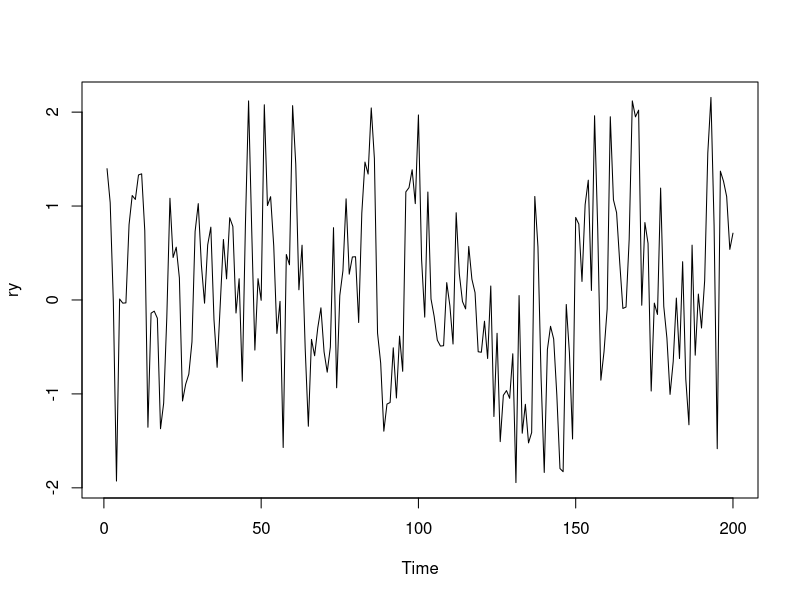
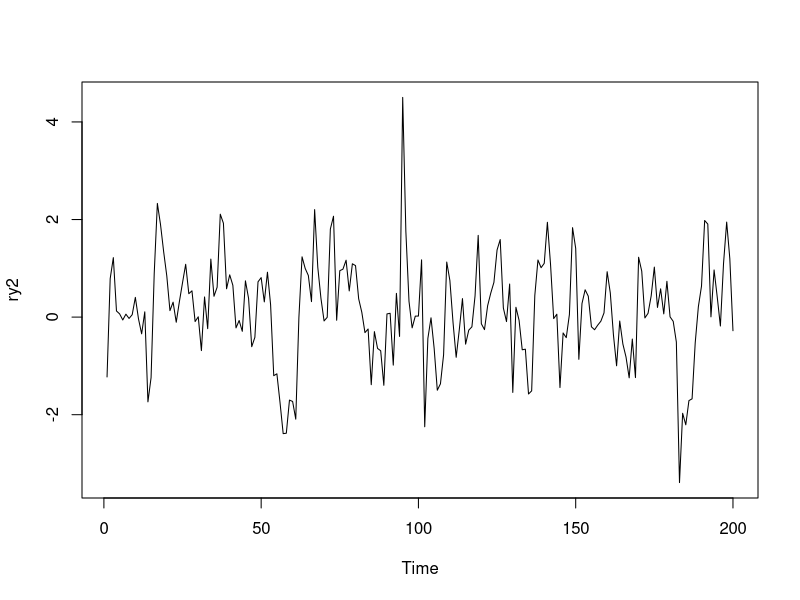
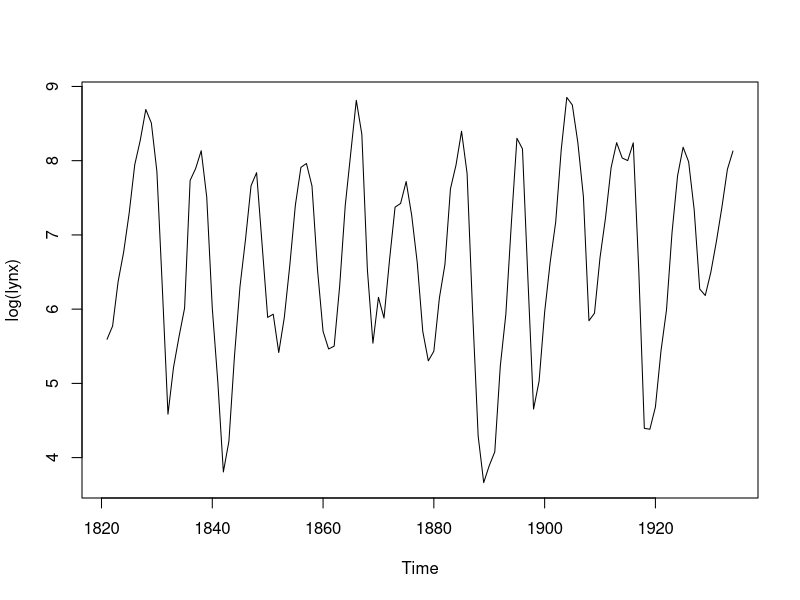
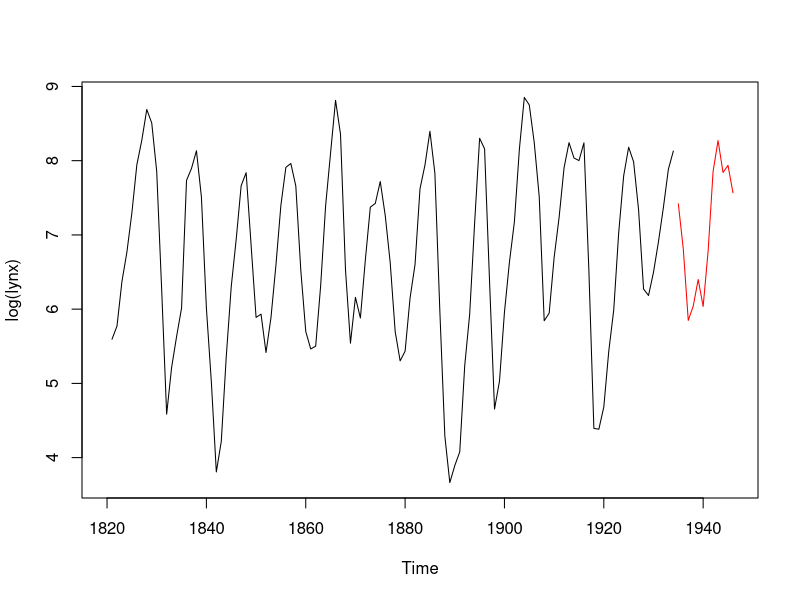
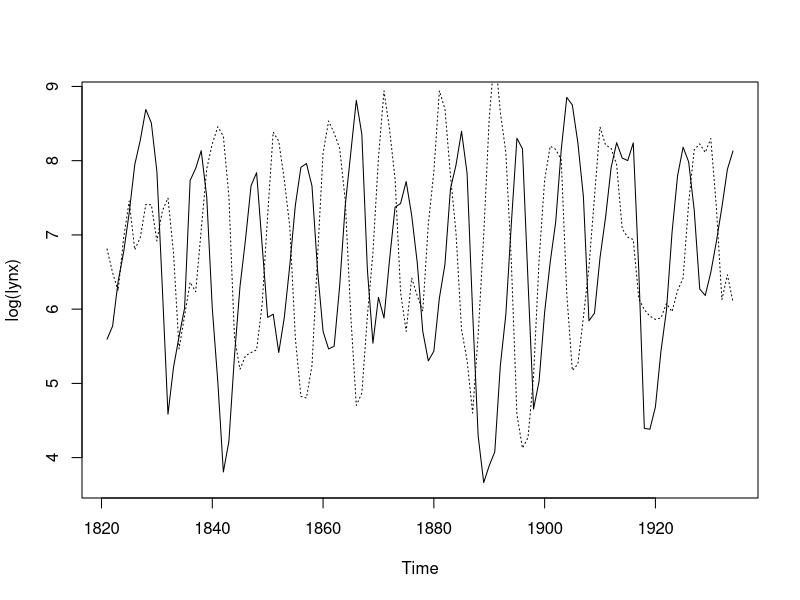
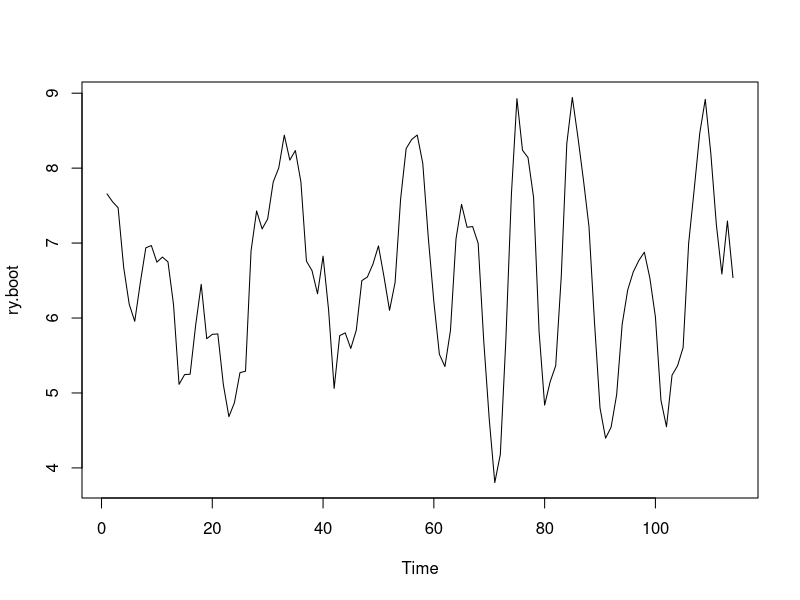
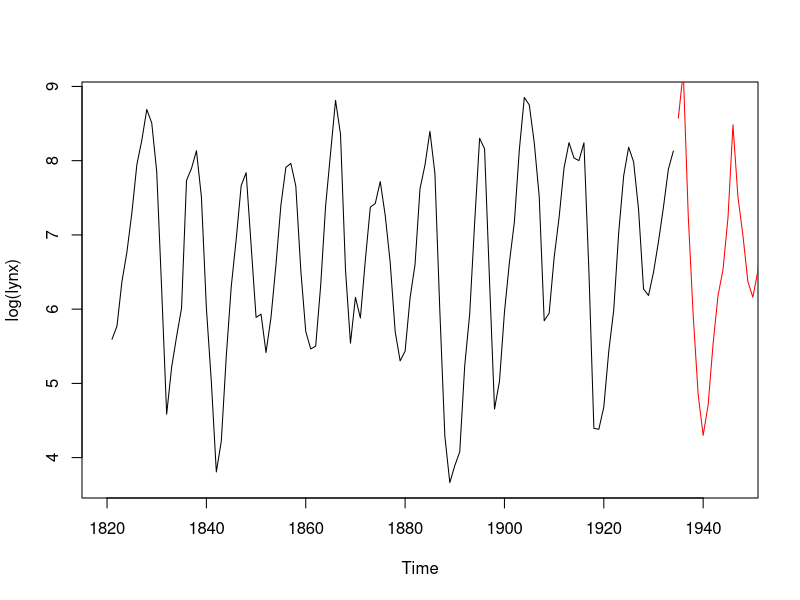

Generate these figures, in order, with R:
## ---- chunk 1

## ---- chunk 2
# Parámetros
nsim <- 200   # Numero de simulaciones
xvar <- 1     # Varianza
xmed <- 0     # Media
rho <- 0.5    # Coeficiente AR
nburn <- 10   # Periodo de calentamiento (burn-in)
evar <- xvar*(1 - rho^2) # Varianza del error

# Simulación
set.seed(1)
ry <- xmed + arima.sim(model = list(order = c(1,0,0), ar = rho), 
            n = nsim, sd = sqrt(evar)) # n.start = nburn
plot(ry)
## ---- chunk 3
rand.gen.t <- function(n, df = 5, sd = 1) {
  sqrt(1 - 2/df) * sd * rt(n, df = df)
}

ry2 <- xmed + arima.sim(model = list(order = c(1,0,0), ar = rho), 
                n = nsim, rand.gen = rand.gen.t,
                sd = sqrt(evar)) # n.start = nburn
plot(ry2)
## ---- chunk 4
# ?lynx
#plot(lynx)
plot(log(lynx))
## ---- chunk 5
fit.arima <- forecast::auto.arima(log(lynx), stepwise=FALSE, approximation=FALSE)
str(fit.arima$coef)
## ---- chunk 6
# methods(simulate)
# ?simulate.Arima
# View(forecast:::simulate.Arima)
set.seed(1)
ry <- simulate(fit.arima, nsim = 12)
plot(log(lynx), xlim = c(1820, 1946))
lines(ry, col = "red")
## ---- chunk 7
set.seed(1)
ry <- simulate(fit.arima, future = FALSE)
plot(log(lynx))
lines(ry, lty = 3)
## ---- chunk 8
fit.ar <- ar(log(lynx)) # Cuidado con el modelo!
n <- fit.ar$n.obs
xmed <- fit.ar$x.mean # mean(log(lynx))
model <- list(order = c(fit.ar$order, 0, 0), ar = fit.ar$ar)
res <- fit.ar$resid[!is.na(fit.ar$resid)]
res <- res - mean(res)

rand.gen.res <- function(n, res) {
  sample(res, n, replace = TRUE)
}

set.seed(1)
ry.boot <- xmed + arima.sim(model = model, n = n, rand.gen = rand.gen.res,
                            res = res) # n.start = nburn
plot(ry.boot)
## ---- chunk 9
set.seed(1)
# ry.boot <- simulate(fit.ar, future = FALSE, bootstrap = TRUE)
ry.boot.cond <- simulate(fit.ar, bootstrap = TRUE)
plot(log(lynx), xlim = c(1820, 1946))
# lines(ry.boot, lty = 3)
lines(ry.boot.cond, col = "red")
## ---- chunk 10
library(boot)
# ?tsboot
## ---- chunk 11
# Datos
data(lynx)
# ?lynx
# Boot
library(boot)
lynx.fun <- function(tsb) {
  fit <- ar(tsb, order.max = 25)
  c(fit$order, mean(tsb)) 
}
# tsboot
set.seed(1)
tsboot(log(lynx), lynx.fun, R = 199, sim = "geom", l = 20)
## ---- chunk 12
# Datos
lynx1 <- log(lynx)
# Modelo
lynx.ar <- ar(lynx1)
# Residuos
lynx.res <- with(lynx.ar, resid[!is.na(resid)])
lynx.res <- lynx.res - mean(lynx.res)
# Boot
library(boot)
lynx.ord <- c(lynx.ar$order, 0, 0)
lynx.mod <- list(order = lynx.ord, ar = lynx.ar$ar)
lynx.args <- list(mean = mean(lynx1), model = lynx.mod)
lynx.black <- function(res, n.sim, ran.args) {
    m <- ran.args$mean
    ts.mod <- ran.args$model
    m + filter(res, ts.mod$ar, method = "recursive") 
}
# tsboot
set.seed(1)
tsboot(lynx.res, lynx.fun, R = 199, l = 20, 
        sim = "fixed", n.sim = 114,
        ran.gen = lynx.black, ran.args = lynx.args)
